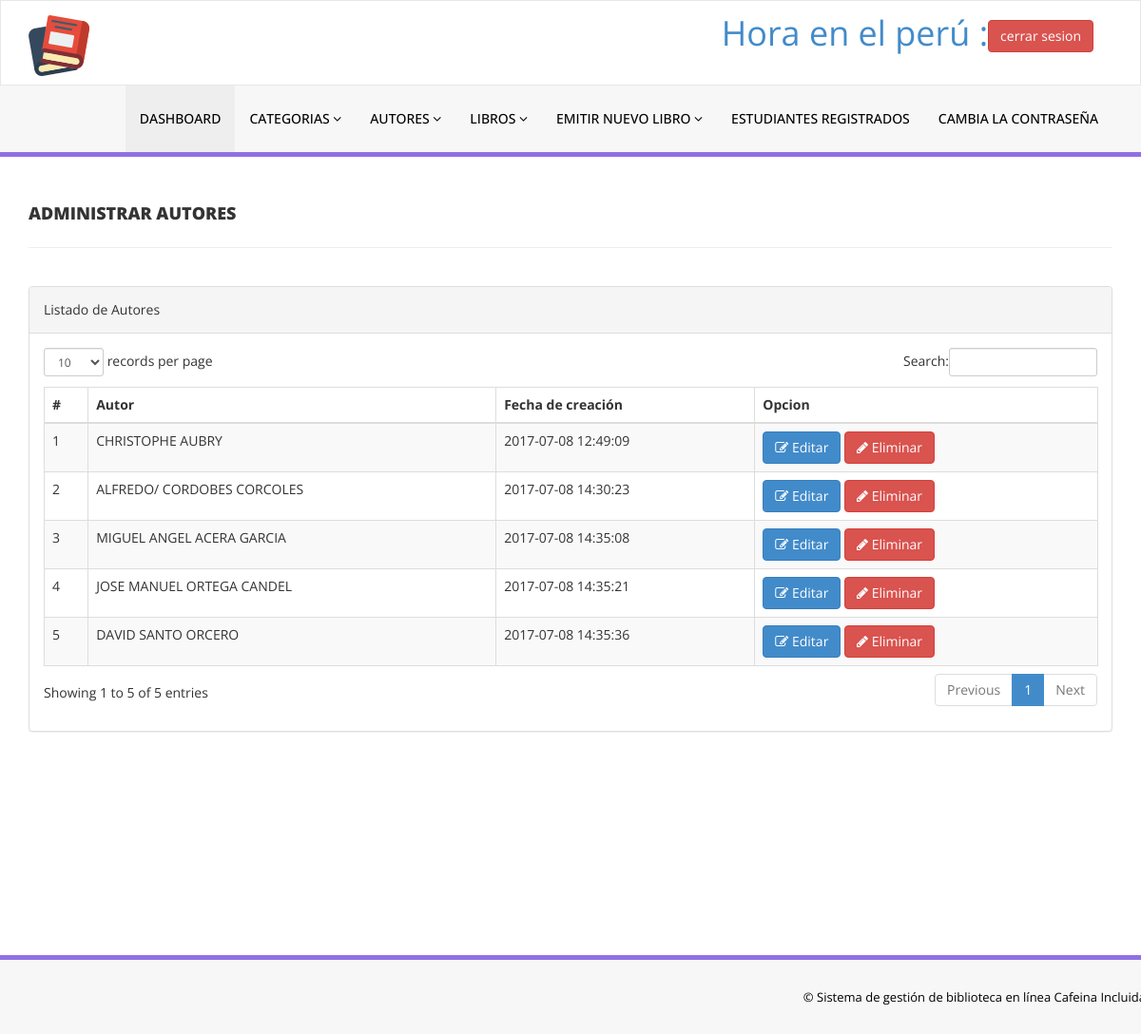
Screenshot of /admin/manage-authors.php (signed in) with the database file from the repository.
### tables this page shows
CREATE TABLE `tblauthors` (
  `id` int(11) NOT NULL,
  `AuthorName` varchar(159) DEFAULT NULL,
  `creationDate` timestamp NULL DEFAULT CURRENT_TIMESTAMP,
  `UpdationDate` timestamp NULL DEFAULT NULL ON UPDATE CURRENT_TIMESTAMP
);

### admin/manage-authors.php (the view, shortened to what this page needs)
<?php
include('includes/config.php');
if(strlen($_SESSION['alogin'])==0)
    {
header('location:index.php');
}
else{
    ?>
<!DOCTYPE html>
<html xmlns="http://www.w3.org/1999/xhtml">
<head>
    <link href="assets/css/bootstrap.css" rel="stylesheet" />
    <link href="assets/css/font-awesome.css" rel="stylesheet" />
    <link href="assets/js/dataTables/dataTables.bootstrap.css" rel="stylesheet" />
    <link href="assets/css/style.css" rel="stylesheet" />
</head>
<body>
<?php include('includes/header.php');?>
    <div class="content-wrapper">
         <div class="container">
        <div class="row pad-botm">
            <div class="col-md-12">
                <h4 class="header-line">Administrar autores</h4>
    </div>
     <div class="row">
</div>
        </div>
            <div class="row">
                <div class="col-md-12">
                    <div class="panel panel-default">
                        <div class="panel-heading">
                           Listado de Autores
                        </div>
                        <div class="panel-body">
                            <div class="table-responsive">
                                <table class="table table-striped table-bordered table-hover" id="dataTables-example">
                                    <thead>
                                        <tr>
                                            <th>#</th>
                                            <th>Autor</th>
                                            <th>Fecha de creación</th>
                                            <th>Opcion</th>
                                        </tr>
                                    </thead>
                                    <tbody>
<?php $sql = "SELECT * from  tblauthors";
$query = $dbh -> prepare($sql);
$query->execute();
$results=$query->fetchAll(PDO::FETCH_OBJ);
$cnt=1;
if($query->rowCount() > 0)
{
foreach($results as $result)
{               ?>
                                        <tr class="odd gradeX">
                                            <td class="center"><?php echo htmlentities($cnt);?></td>
                                            <td class="center"><?php echo htmlentities($result->AuthorName);?></td>
                                            <td class="center"><?php echo htmlentities($result->creationDate);?></td>
                                            <td class="center">
                                            <a href="edit-author.php?athrid=<?php echo htmlentities($result->id);?>"><button class="btn btn-primary"><i class="fa fa-edit "></i> Editar</button>
                                          <a href="manage-authors.php?del=<?php echo htmlentities($result->id);?>" onclick="return confirm('¿Estás segura de que quieres eliminar?');"" >  <button class="btn btn-danger"><i class="fa fa-pencil"></i> Eliminar</button>
                                            </td>
                                        </tr>
 <?php $cnt=$cnt+1;}} ?>
                                    </tbody>
                                </table>
                            </div>
                        </div>
                    </div>
                </div>
            </div>
    </div>
    </div>
  <?php include('includes/footer.php');?>
</body>
</html>
<?php } ?>

### admin/assets/css/style.css (style rules this page uses)
.content-wrapper { margin-top: 40px; min-height:800px; padding-bottom:90px; }
.header-line { font-weight:900; padding-bottom:25px; border-bottom:1px solid #eeeeee; text-transform:uppercase; }
.pad-botm { padding-bottom:30px; }

### rows the page displays
tblauthors: AuthorName "CHRISTOPHE AUBRY", creationDate "2017-07-08 12:49:09"
tblauthors: AuthorName "ALFREDO/ CORDOBES CORCOLES", creationDate "2017-07-08 14:30:23"
tblauthors: AuthorName "MIGUEL ANGEL ACERA GARCIA", creationDate "2017-07-08 14:35:08"
tblauthors: AuthorName "JOSE MANUEL ORTEGA CANDEL", creationDate "2017-07-08 14:35:21"
tblauthors: AuthorName "DAVID SANTO ORCERO", creationDate "2017-07-08 14:35:36"
